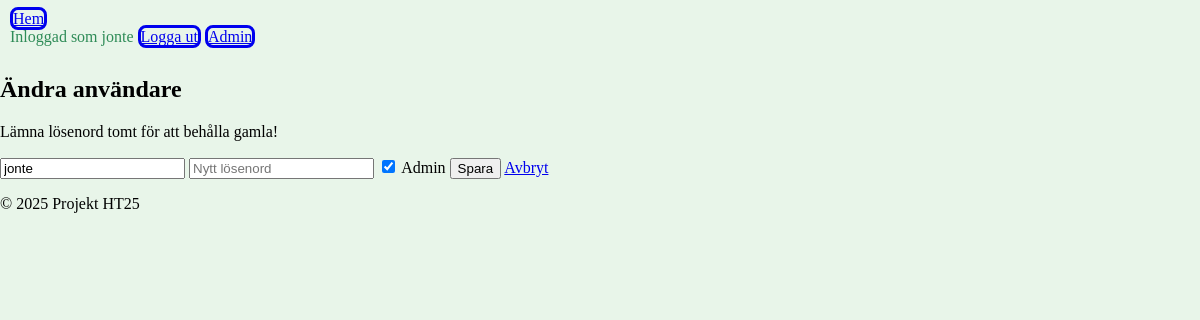
Page /admin/edit/2 (signed in) on the committed database.
### tables this page shows
CREATE TABLE users (
                       id INTEGER PRIMARY KEY AUTOINCREMENT,
                       username TEXT NOT NULL UNIQUE,
                       password TEXT NOT NULL,
                       admin INTEGER NOT NULL DEFAULT 0
                   );

### app.py (the view, shortened to what this page needs)
@app.route('/admin/edit/<int:user_id>', methods=['GET', 'POST'])
def admin_edit_user(user_id):
    if not session.get('is_admin'):
        return redirect(url_for('login' if not session.get('username') else 'recipe'))
    user = get_user_by_id(user_id)
    if not user:
        return redirect(url_for('admin_index'))
    return render_template('admin_edit_user.html', user=user)

### app.py (called while the page is built)
def get_user_by_id(user_id):
    with sqlite3.connect('app.db') as conn:
        conn.row_factory = sqlite3.Row
        cursor = conn.cursor()
        cursor.execute('SELECT * FROM users WHERE id=?', (user_id,))
        return cursor.fetchone()

### templates/admin_edit_user.html (shortened to what this page needs)
{% extends 'base.html' %}
{% block content %}
<h2>Ändra användare</h2>
<p>Lämna lösenord tomt för att behålla gamla!</p>
<form method="post">
      <input type="text" name="username" value="{{ user['username'] }}" required>
      <input type="password" name="password" placeholder="Nytt lösenord">
      <label><input type="checkbox" name="admin" {% if user['admin'] %}checked{% endif %}> Admin</label>
      <button type="submit">Spara</button>
      <a href="{{ url_for('admin_index') }}">Avbryt</a>
</form>
{% endblock %}

### templates/base.html (shortened to what this page needs)
<!DOCTYPE html>
<html lang="en">
<head>
    <link rel="stylesheet" href="{{ url_for('static', filename='style.css') }}">
</head>
<body>
    <nav>
        <a href="{{ url_for('index') }}">Hem</a>
        <div class="left">
            {% if session.get('username') %}
                <span>Inloggad som {{ session.get('username') }}</span>
                <a href="{{ url_for('logout') }}">Logga ut</a>
            {% else %}
                <a href="{{ url_for('login') }}">Logga in</a>
                <a href="{{ url_for('register') }}" >Registrera</a>
            {% endif %}
            {% if session.get('is_admin') %}
                <a href="{{ url_for('admin_index') }}">Admin</a>
            {% endif %}
        </div>
    </nav>
    <main>{% block content %}{% endblock %}</main>
    <footer>
        <p>&copy; {{ current_year if current_year is defined else "2025" }} Projekt HT25</p>
    </footer>
</body>
</html>

### static/style.css (style rules this page uses)
:root { --primary-color: #2E8B57; --secondary-color: #E8F5E9; --third-color: #66BB6A; --forth-color: #1B5E20; --font-family: 'Arial, sans-serif'; }
body { font-family: var(--font-family); margin: 0; padding: 0; background-color: var(--secondary-color); }
nav { padding: 10px; }
nav a { border-style: solid; border-radius: 8px; }
.left { color: var(--primary-color); }

### rows in the picture
users: get "jonte", username "jonte", admin "☑"

### other values in the picture
{{ current_year if current_year is defined else "2025" }} "2025"
